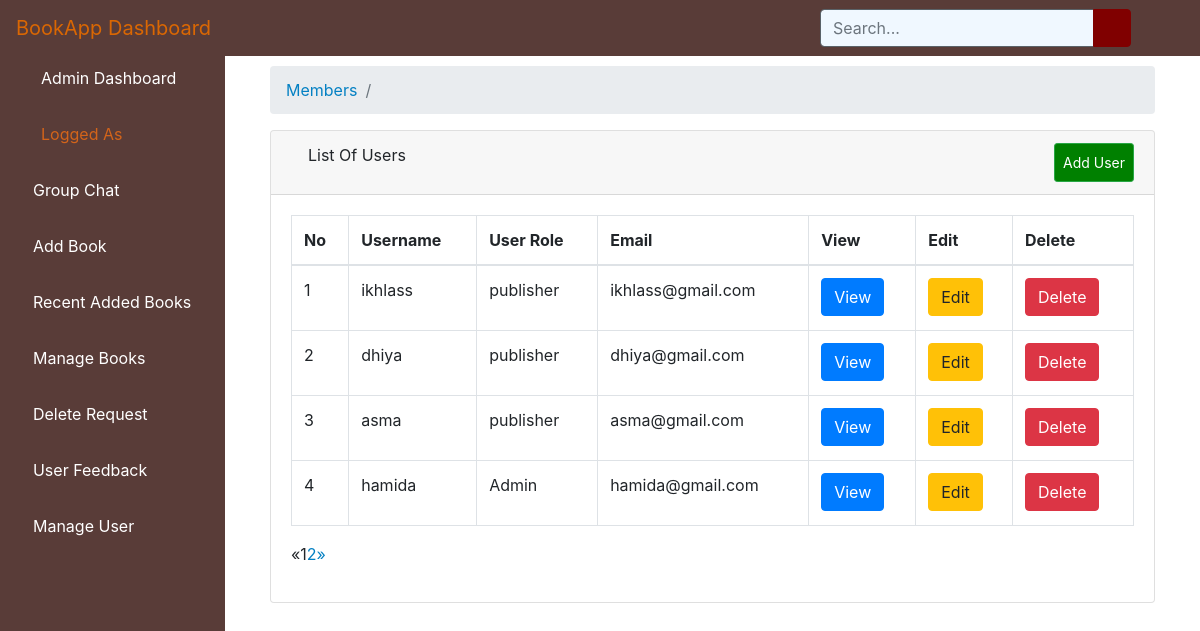
The page /aluser/ on the database its author committed.
### bookstore/models.py (models this page shows)
class User(AbstractUser):
    is_admin = models.BooleanField(default=False)
    is_publisher = models.BooleanField(default=False)
    is_librarian = models.BooleanField(default=False)
    class Meta:
        swappable = 'AUTH_USER_MODEL'

### bookstore/views.py (the view)
# urls.py: path('aluser/', views.ListUserView.as_view(), name='aluser'),
class ListUserView(generic.ListView):
    model = User
    template_name = 'dashboard/list_users.html'
    context_object_name = 'users'
    paginate_by = 4
    def get_queryset(self):
        return User.objects.order_by('-id')

### bookstore/templates/dashboard/list_users.html (shortened to what this page needs)
{% extends 'dashboard/base.html' %}
{% block body %}
        <div class="container-fluid">
        <div class="row">
          <div class="col-12 mb-3">
          <div class="col-12 mb-3">
                <div id="content-wrapper">
        <div class="container-fluid">
            <ol class="breadcrumb">
                <li class="breadcrumb-item">
                    <a href="">Members</a>
                </li>
                <li class="breadcrumb-item active"></li>
            </ol>
            <div class="card mb-3">
                <div class="card-header">
                    <i class="fas fa-table"></i>
                    List Of Users
                    <a  class="btn btn-sm btn-success" href="{% url 'create_user_form' %}" style="padding: 8px; float: right; background-color: green; color: white;">Add User</a>
                </div>
                <div class="card-body">
                    <div class="table-responsive">
                        <table class="table table-bordered" id="dataTable" width="100%" cellspacing="0">
                            <thead>
                            <tr>
                                <th>No</th>
                                <th>Username</th>
                                <th>User Role</th>
                                <th>Email</th>
                                <th>View</th>
                                <th>Edit</th>
                                <th>Delete</th>
                            </tr>
                            </thead>
                            <tbody>
                        {% if users %}
                            {% for user in users %}
                                <tr>
                                    <td>{{ forloop.counter }}</td>
                                    <td>{{ user.username }}</td>
                                    <td>{% if user.is_librarian == True %}
                                      <p>librarian</p>
                                    {% elif user.is_admin == True %}
                                      <p>Admin</p>
                                    {% else %}
                                    <p>publisher</p>
                                      {% endif %}
                                    </td>
                                    <td>{{ user.email }}</td>
                                    <td>
                <a href="{% url 'alvuser' user.pk %}"><button type="button" class="btn btn-primary"> View</button></a>
                 </td>
                <td>
                <a href="{% url 'aeuser' user.pk %}"><button type="button" class="btn btn-warning"> Edit</button></a>
        </td>
        <td>
          <a href="{% url 'aduser' user.pk %}"><button type="button" class="btn btn-danger"> Delete</button></a></td>
                                </tr>
                            {% endfor %}
                        {% endif %}
                            </tbody>
                        </table>
                          {% if is_paginated %}
  <ul class="pagination">
    {% if page_obj.has_previous %}
      <li><a href="?page={{ page_obj.previous_page_number }}">&laquo;</a></li>
    {% else %}
      <li class="disabled"><span>&laquo;</span></li>
    {% endif %}
    {% for i in paginator.page_range %}
      {% if page_obj.number == i %}
        <li class="active"><span>{{ i }} <span class="sr-only">(current)</span></span></li>
      {% else %}
        <li><a href="?page={{ i }}">{{ i }}</a></li>
      {% endif %}
    {% endfor %}
    {% if page_obj.has_next %}
      <li><a href="?page={{ page_obj.next_page_number }}">&raquo;</a></li>
    {% else %}
      <li class="disabled"><span>&raquo;</span></li>
    {% endif %}
  </ul>
{% endif %}
                    </div>
                </div>
            </div>
        </div>
    </div>
          </div>
        </div>
      </div>
    </div>
{% endblock %}

### static/css/master.css (style rules this page uses)
html { scroll-behavior: smooth; }
li { list-style-type: none; }

### rows shown on the page
User: username "ikhlass", is_librarian "publisher", email "ikhlass@gmail.com"
User: username "dhiya", is_librarian "publisher", email "dhiya@gmail.com"
User: username "asma", is_librarian "publisher", email "asma@gmail.com"
User: username "hamida", is_librarian "Admin", email "hamida@gmail.com"

### other values the page prints
{{ i }} "1"
{{ i }} "2"
